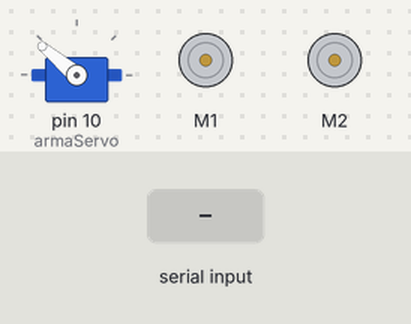
A sketch run on a simulated Arduino Uno, built with avr-gcc and run on an emulated ATmega328P. Parts: servo, 2 × DC motor (green arrow = forward, orange = backward, longer = faster). The test bench sets the inputs (shaded band).

Above: at 1.2 s.
1.3 s: "F" received over Serial
At 1.72 s:
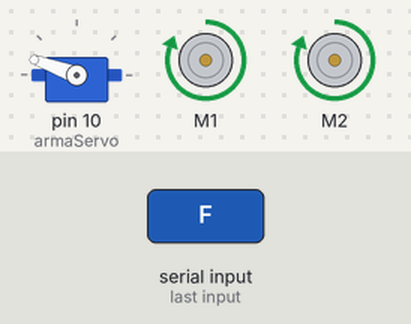
4.3 s: "B" received over Serial
At 4.73 s:
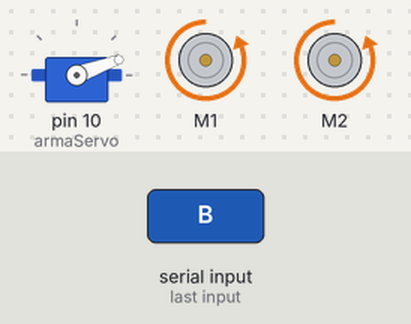
7.3 s: "L" received over Serial
At 7.75 s:
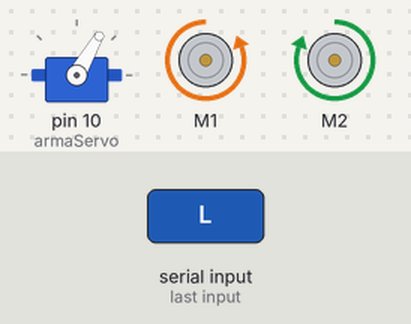
10.3 s: "R" received over Serial
At 10.46 s:
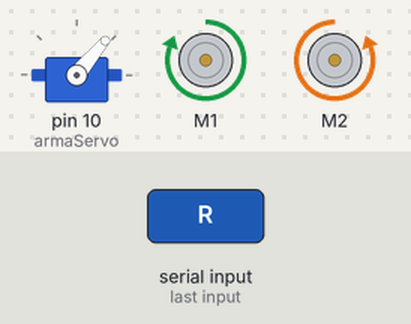
13.3 s: "S" received over Serial
At 13.47 s:
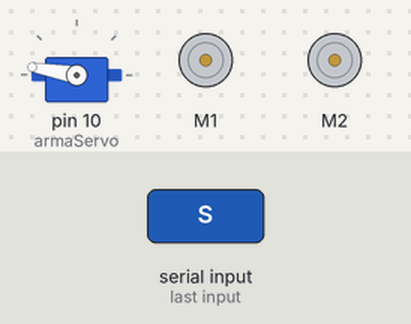
16.3 s: "F" received over Serial
At 16.48 s:
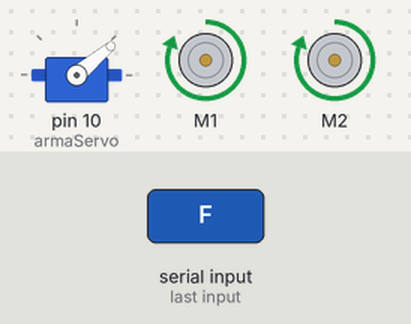
Timing chart, 0 to 20.3 s (numbered marks = the images above; inputs shaded):
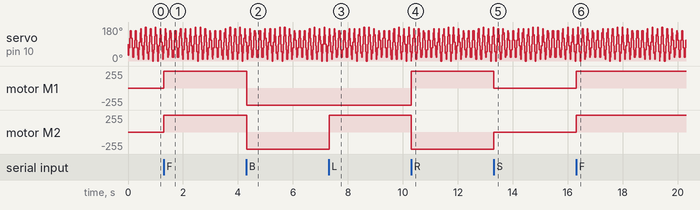

The sketch:

robo_combate.ino
```cpp
#include <AFMotor.h>
#include <Servo.h>

//Configuração dos motores
AF_DCMotor motorEsquerdo(1);
AF_DCMotor motorDireito(2);

//Configuração do servo/arma
Servo armaServo;
int posArma = 0;

// Ajuste de velocidade
int velocidadeArma = 10;   //AUMENTADO: Antes era 5. Pula 10 graus por vez.
const long intervalo = 5;  //DIMINUÍDO: Antes era 15. Espera só 5ms.

unsigned long tempoAnterior = 0;

char comando = 'S';

void setup() {
  Serial.begin(9600);

  armaServo.attach(10); // Pino Servo 1 da Shield

  motorEsquerdo.setSpeed(255);
  motorDireito.setSpeed(255);
  motorEsquerdo.run(RELEASE);
  motorDireito.run(RELEASE);
}

void loop() {
  //Lógica do bluetooth
  if (Serial.available() > 0) {
    comando = Serial.read();
  }

  //Controle do carrinho
  switch (comando) {
    case 'F': moverFrente(); break;
    case 'B': moverTras(); break;
    case 'L': virarEsquerda(); break;
    case 'R': virarDireita(); break;
    case 'S': pararTudo(); break;
  }

  //Lógica da arma
  moverArmaAutomaticamente();
}

//Função da arma
void moverArmaAutomaticamente() {
  unsigned long tempoAtual = millis();

  if (tempoAtual - tempoAnterior >= intervalo) {
    tempoAnterior = tempoAtual;

    posArma = posArma + velocidadeArma;
    armaServo.write(posArma);

    //Se bateu nas pontas, inverte a direção
    if (posArma <= 0 || posArma >= 180) {
      velocidadeArma = -velocidadeArma;
    }
  }
}

//Funções de movimento

void moverFrente() {
  motorEsquerdo.run(FORWARD);
  motorDireito.run(FORWARD);
}

void moverTras() {
  motorEsquerdo.run(BACKWARD);
  motorDireito.run(BACKWARD);
}

void virarEsquerda() {
  motorEsquerdo.run(BACKWARD);
  motorDireito.run(FORWARD);
}

void virarDireita() {
  motorEsquerdo.run(FORWARD);
  motorDireito.run(BACKWARD);
}

void pararTudo() {
  motorEsquerdo.run(RELEASE);
  motorDireito.run(RELEASE);
}
```

Measured:
- after the input at 1.3 s, motor M1, motor M2: stopped → forward 255/255 at once
- after the input at 4.3 s, motor M1, motor M2: forward 255/255 → backward 255/255 at once
- after the input at 7.3 s, motor M2: backward 255/255 → forward 255/255 at once
- after the input at 10.3 s, motor M1: backward 255/255 → forward 255/255 at once; motor M2: forward 255/255 → backward 255/255 at once
- after the input at 13.3 s, motor M1: forward 255/255 → stopped at once; motor M2: backward 255/255 → stopped at once
- after the input at 16.3 s, motor M1, motor M2: stopped → forward 255/255 at once
